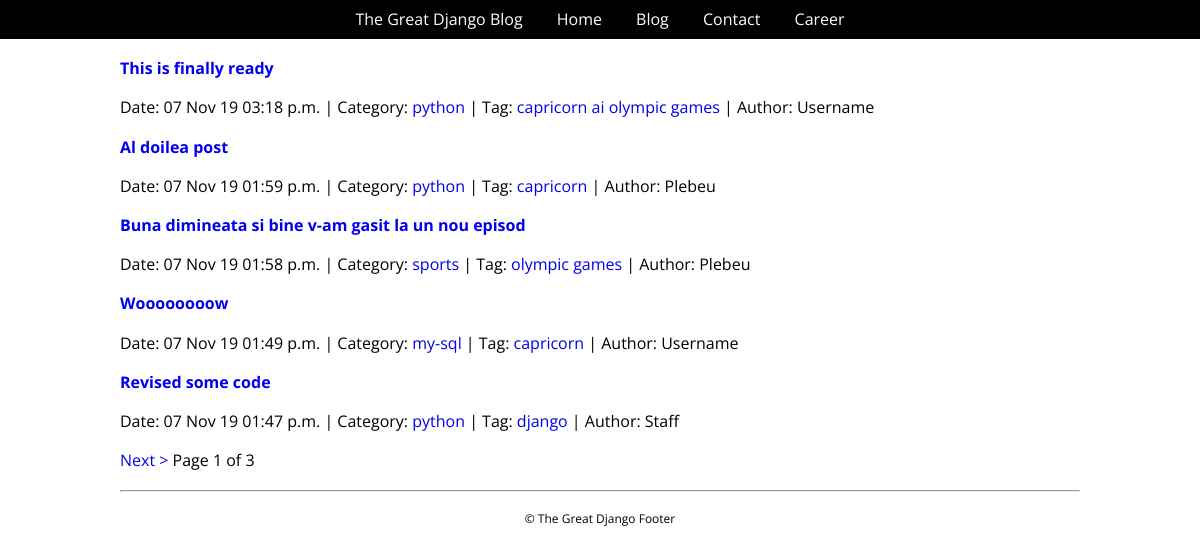
The page / on the database its author committed.
### myapp/models.py (models this page shows, shortened)
class Post(models.Model):
	title = models.CharField(max_length=200)
	slug = models.SlugField(unique=True,
							help_text='Slug will be generated automatically \
									   from the title of the post')
	content = RichTextUploadingField()
	pub_date = models.DateTimeField(auto_now_add=True)
	author = models.ForeignKey(Author)
	category = models.ForeignKey(Category)
	tags = models.ManyToManyField(Tag)
	def get_absolute_url(self):
		return reverse('post_detail', args=[self.id, self.slug])

class Category(models.Model):
	name = models.CharField(max_length=100, unique=True)
	slug = models.SlugField(max_length=100, unique=True)
	author = models.ForeignKey(Author)
	def __str__(self):
		return self.name
	def get_absolute_url(self):
		return reverse('post_by_category', args=[self.slug])
	class Meta:
		verbose_name_plural = 'Categories'

class Tag(models.Model):
	name = models.CharField(max_length=100, unique=True)
	slug = models.SlugField(max_length=100, unique=True)
	author = models.ForeignKey(Author)
	def __str__(self):
		return self.name
	def get_absolute_url(self):
		return reverse('post_by_tag', args=[self.slug])

class Author(models.Model):
	user = models.OneToOneField(User, null=True, blank=True)
	activation_key = models.CharField(max_length=255, default=1)
	email_validated = models.BooleanField(default=False)

### myapp/views.py (the view)
# urls.py: url(r'^$', views.post_list, name='post_list'),
def post_list(request):
	posts = Post.objects.order_by('-id').all()
	posts = helpers.pg_records(request, posts, 5)
	return render(request, 'myapp/post_list.html', {'posts': posts})

### myproject/helpers.py (called while the page is built)
def pg_records(request, list, num):
    paginator = Paginator(list, num)
    page = request.GET.get('page')
    try:
        page_object = paginator.page(page)
    except PageNotAnInteger:
        page_object = paginator.page(1)
    except EmptyPage:
        page_object = paginator.page(paginator.num_pages)
    return page_object

### myapp/templates/myapp/post_list.html (shortened to what this page needs)
{% extends "myapp/base.html" %}
{% block content %}
	<div class="content">
        <div class="section-inner clearfix">
        {% for post in posts %}
            <h3>
                <a href="{{ post.get_absolute_url }}">{{ post.title|capfirst }}</a>
            </h3>
            <p class="post-info">
                {% include 'myapp/post_info.html' %}
            </p>
        {% empty %}
            <p>There are no posts</p>
        {% endfor %}
        </div>
    </div>
    <div class="pagination">
        <div class="section-inner clearfix">
            <p>
                {% if posts.has_next %}
                    <a href="?page={{ posts.next_page_number }}">Next ></a>
                {% endif %}
                <span>Page {{ posts.number }} of {{ posts.paginator.num_pages }}</span>
            </p>
        </div>
    </div>
{% endblock %}

### myapp/templates/myapp/base.html (shortened to what this page needs)
<!DOCTYPE html>
<html>
<head>
    {% load static %}
    <link rel="stylesheet" href="{% static 'myapp/css/reset.css/' %}">
    <link rel="stylesheet" href="{% static 'myapp/css/style.css/' %}">
</head>
<body>
    <div class="navbar">
        <div class="section-inner clearfix">
            <nav>
                <a href="/">The Great Django Blog</a>
                <a href="/">Home</a>
                <a href="/">Blog</a>
                <a href="/">Contact</a>
                <a href="/">Career</a>
            </nav>
        </div>
    </div>
    {% block content %}
    {% endblock %}
    {% block footer %}
    <div class="footer">
        <div class="section-inner clearfix">
            <hr>
            <p>&copy; The Great Django Footer</p>
         </div>
    </div>
    {% endblock %}
</body>
</html>

### myapp/templates/myapp/post_info.html
<span>Date: {{ post.pub_date|date:"d M y h:i a" }} </span> |
<span>Category: <a href="{{ post.category.get_absolute_url }}">{{ post.category }}</a> </span> |
<span>Tag:
    {% for tag in post.tags.all %}
    	<a href="{{ tag.get_absolute_url }}">{{ tag }}</a>
    {% empty %}
    	None
    {% endfor %}
</span> |
<span>Author: {{ post.author.user.username|capfirst }}</span>

### myapp/static/myapp/css/style.css (style rules this page uses)
body { font-family: "Open Sans",'MS Sans Serif', sans-serif, Verdana, Arial; }
.section-inner { max-width: 960px; padding: 0 15px; margin: 0 auto; }
h3 { margin: 20px 0px; }
p { margin: 20px 0px; }
.navbar { background-color: black; text-align: center; }
.navbar a { display: inline-block; color: #fff; text-decoration: none; padding: 10px 15px; }
.content a { text-decoration: none; }
.pagination a { text-decoration: none; }
.footer { text-align: center; font-size: 12px; }

### rows shown on the page
Post: title "This is finally ready", pub_date "07 Nov 19 03:18 p.m.", category "python", author.user.username "Username"
Tag: name "capricorn"
Tag: name "ai"
Tag: name "olympic games"
Post: title "Al doilea post", pub_date "07 Nov 19 01:59 p.m.", category "python", author.user.username "Plebeu"
Post: title "Buna dimineata si bine v-am gasit la un nou episod", pub_date "07 Nov 19 01:58 p.m.", category "sports", author.user.username "Plebeu"
Post: title "Woooooooow", pub_date "07 Nov 19 01:49 p.m.", category "my-sql", author.user.username "Username"
Post: title "Revised some code", pub_date "07 Nov 19 01:47 p.m.", category "python", author.user.username "Staff"
Tag: name "django"

### other values the page prints
{{ posts.number }} "1"
{{ posts.paginator.num_pages }} "3"
